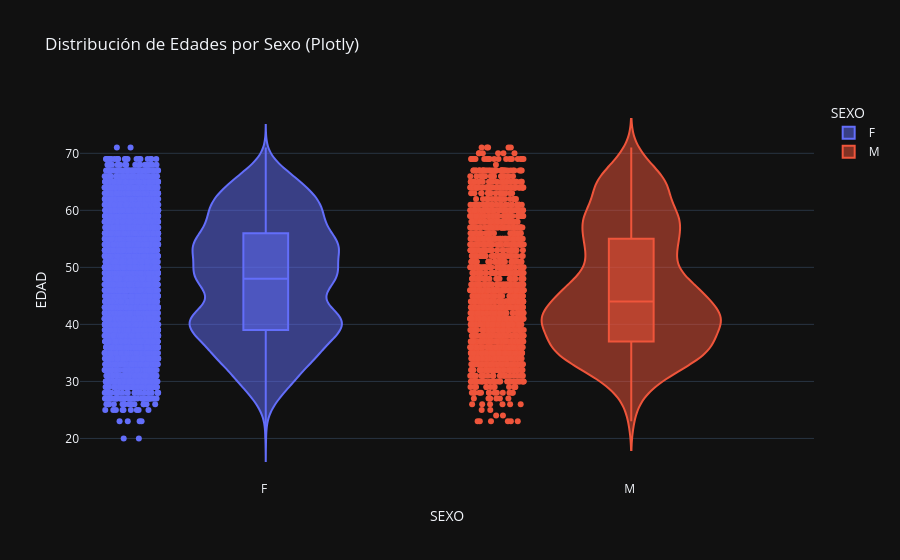

Write notebook code for a chart like this one.
### Markdown cell above
## Visualizaciones Avanzadas y Vistosas
Implementación de Plotly, Altair y Bokeh para un análisis más profundo y atractivo.

### Code cell
# 1. Plotly: Distribución Interactiva de Edades por Género
fig1 = px.violin(datos_total, y='EDAD', x='SEXO', color='SEXO', box=True, points='all', 
                title='Distribución de Edades por Sexo (Plotly)',
                template='plotly_dark')
fig1.show()

### Figure 1 — Plotly figure (JSON) as saved in the notebook; plotly's stock layout.template omitted (floating-point values rounded to 4 significant figures; data arrays with more than 128 entries replaced by an {"elided": "..."} marker saying what was removed)
{"data": [{"alignmentgroup": "True", "box": {"visible": true}, "hovertemplate": "SEXO=%{x}<br>EDAD=%{y}<extra></extra>", "legendgroup": "F ", "marker": {"color": "#636efa"}, "name": "F ", "offsetgroup": "F ", "orientation": "v", "points": "all", "scalegroup": "True", "showlegend": true, "type": "violin", "x": {"elided": "5227 str values"}, "x0": " ", "xaxis": "x", "y": {"elided": "5227 float values"}, "y0": " ", "yaxis": "y"}, {"alignmentgroup": "True", "box": {"visible": true}, "hovertemplate": "SEXO=%{x}<br>EDAD=%{y}<extra></extra>", "legendgroup": "M ", "marker": {"color": "#EF553B"}, "name": "M ", "offsetgroup": "M ", "orientation": "v", "points": "all", "scalegroup": "True", "showlegend": true, "type": "violin", "x": {"elided": "1940 str values"}, "x0": " ", "xaxis": "x", "y": {"elided": "1940 float values"}, "y0": " ", "yaxis": "y"}], "layout": {"legend": {"title": {"text": "SEXO"}, "tracegroupgap": 0}, "title": {"text": "Distribución de Edades por Sexo (Plotly)"}, "violinmode": "overlay", "xaxis": {"anchor": "y", "categoryarray": ["F ", "M ", null], "categoryorder": "array", "domain": [0.0, 1.0], "title": {"text": "SEXO"}}, "yaxis": {"anchor": "x", "domain": [0.0, 1.0], "title": {"text": "EDAD"}}}}
